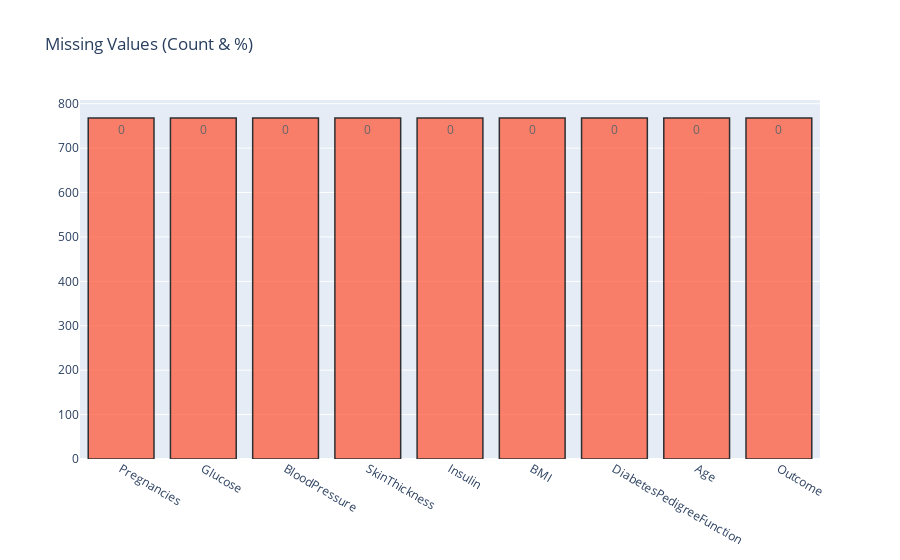

Notebook code cell kept with this figure:
### Code cell
# Function to visualize missing values for a specific column in the dataset
def plot_missing_values(dataset, column_key):
    # Calculate the count of non-missing values for the specified column
    non_missing_counts = pd.DataFrame(len(dataset[column_key]) - dataset.isnull().sum(), columns=['Count'])
    
    # Calculate the percentage of missing values for the specified column
    missing_percentage = pd.DataFrame(
        ((len(dataset[column_key]) - (len(dataset[column_key]) - dataset.isnull().sum())) / len(dataset[column_key]) * 100),
        columns=['Count']
    ).round(2)
    
    # Create a bar chart using a new color (Tomato Red: #FF6347)
    bar_trace = go.Bar(
        x=non_missing_counts.index,
        y=non_missing_counts['Count'],
        opacity=0.8,
        text=missing_percentage['Count'],
        textposition='auto',
        marker=dict(
            color='#FF6347',  # Updated color for the bars
            line=dict(color='#000000', width=1.5)
        )
    )
    
    # Define the layout of the plot
    layout_config = dict(title="Missing Values (Count & %)")
    
    # Combine the trace and layout into a figure and display it
    fig = dict(data=[bar_trace], layout=layout_config)
    py.iplot(fig)
    
# Plot the missing values for the 'Outcome' column using the function
plot_missing_values(data, 'Outcome')

### Figure 1 — Plotly figure (JSON) as saved in the notebook; plotly's stock layout.template omitted (floating-point values rounded to 4 significant figures)
{"data": [{"marker": {"color": "#FF6347", "line": {"color": "#000000", "width": 1.5}}, "opacity": 0.8, "text": [0, 0, 0, 0, 0, 0, 0, 0, 0], "textposition": "auto", "type": "bar", "x": ["Pregnancies", "Glucose", "BloodPressure", "SkinThickness", "Insulin", "BMI", "DiabetesPedigreeFunction", "Age", "Outcome"], "y": [768, 768, 768, 768, 768, 768, 768, 768, 768]}], "layout": {"autosize": true, "title": {"text": "Missing Values (Count & %)"}, "xaxis": {"autorange": true, "range": [-0.5, 8.5], "type": "category"}, "yaxis": {"autorange": true, "range": [0, 808.4], "type": "linear"}}}
